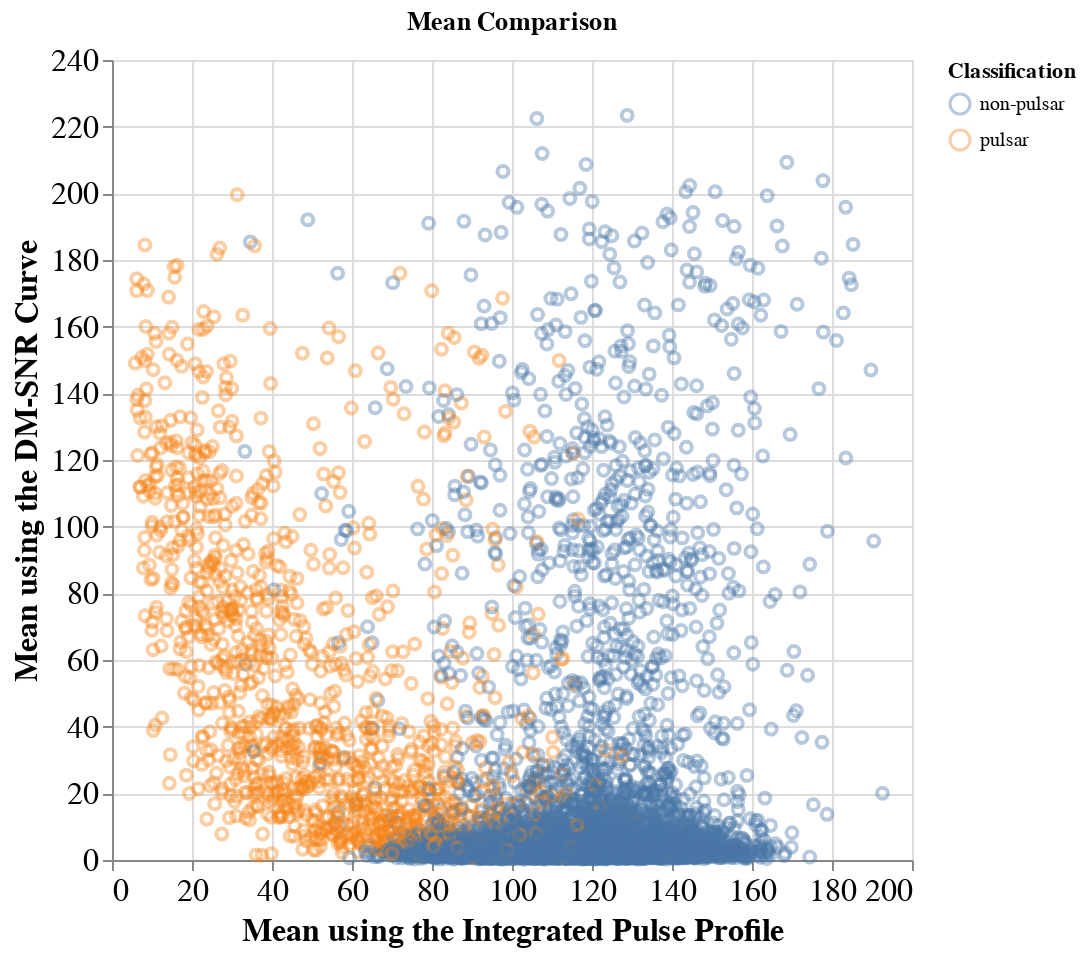

This figure's notebook cell:
### Markdown cell above
At a higher level, we can create a scatter plot of the data in the training set.

### Code cell
pulsar_data_train_means_plot = (
    alt.Chart(pulsar_data_train, title="Mean Comparison")
    .mark_point(opacity=0.4)
    .encode(
        x=alt.X("Profile_mean", title="Mean using the Integrated Pulse Profile", scale=alt.Scale(zero=False)),
        y=alt.Y("DM_mean", title="Mean using the DM-SNR Curve"),
        color=alt.Color("class", title="Classification"),
    )
    .configure_axis(labelFontSize=16, titleFontSize=16)
    .properties(width=400, height=400)
)
pulsar_data_train_means_plot

### Figure 1 — Vega-Lite specification as saved in the notebook (floating-point values rounded to 4 significant figures; data arrays with more than 128 entries replaced by an {"elided": "..."} marker saying what was removed)
{"config": {"view": {"continuousWidth": 400, "continuousHeight": 300}, "axis": {"labelFontSize": 16, "titleFontSize": 16}}, "data": {"name": "data-6126bcd1b0fdf953ba77c394ce947e4a"}, "mark": {"type": "point", "opacity": 0.4}, "encoding": {"color": {"field": "class", "title": "Classification", "type": "nominal"}, "x": {"field": "Profile_mean", "scale": {"zero": false}, "title": "Mean using the Integrated Pulse Profile", "type": "quantitative"}, "y": {"field": "DM_mean", "title": "Mean using the DM-SNR Curve", "type": "quantitative"}}, "height": 400, "title": "Mean Comparison", "width": 400, "$schema": "https://vega.github.io/schema/vega-lite/v4.17.0.json", "datasets": {"data-6126bcd1b0fdf953ba77c394ce947e4a": {"elided": "13423 records"}}}
